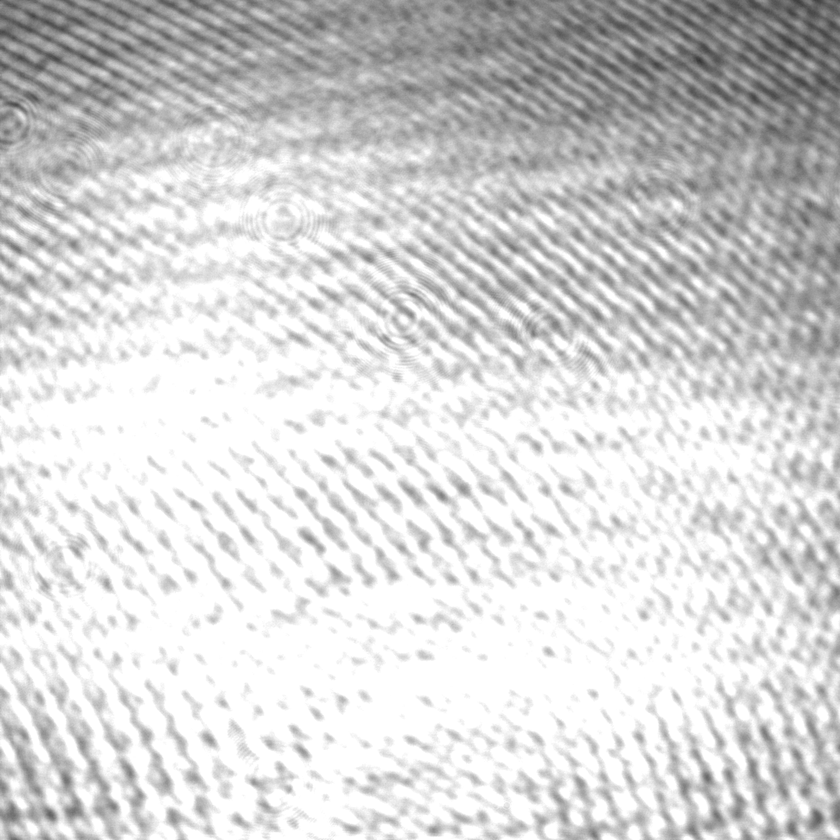
%> input picture 3DHolography1/ref_sq14.bmp, 840 x 840 px, shrunk from 1944 x 1944 before the run
$ octave --eval "IntensityProfile;"   (GNU Octave 9; MATLAB toolbox functions it lacks are replaced by stand-ins)
%> lines starting %> are read from the running program, lines starting %| are printed output that depends on the picture
function IntensityProfile
% Plots 3D intensity profile of incoming beam

clc
clear all;
% Input holgram
%I1 = imread('ref_sq0.bmp');
I1 = imread('ref_sq14.bmp');
%> I1 is the input picture: size 840x840 uint8; min 52, max 255, mean 213.5
%I1 = double(rgb2gray(I1));
[Ny,Nx] = size(I1);
%> Ny = 840; Nx = 840
minN = min(Ny,Nx);
%> minN = 840
% Crop to have rows equal to columns
I1 = I1(1:minN,1:minN);
[Ny,Nx] = size(I1);

max(I1)
%> ans = 840 values, max 255 at index 1, min 253 at index 840, mean 255

%figure(1)
%mesh(I1);

%-------Substract DC from hologram
Im1 = 1/(Nx*Ny)*sum(sum(I1));
%> Im1 = 213.5
I1 = I1 - Im1;
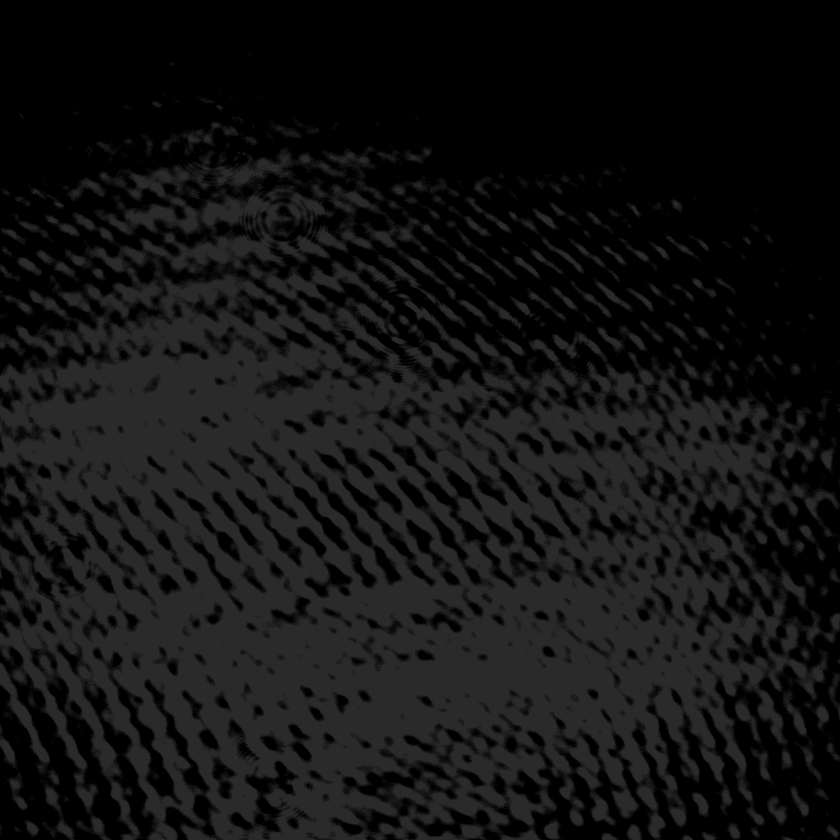
%> I1: size 840x840 uint8; min 0, max 42, mean 18.4
%> `IntensityProfile;`:
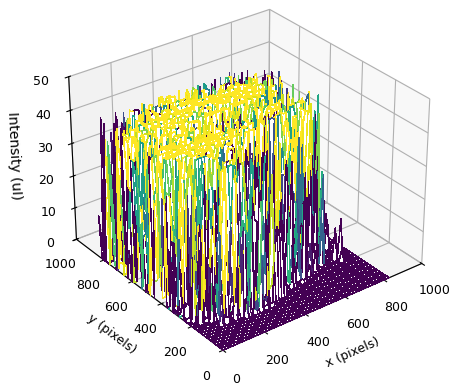
%> figure redrawn from the program's plot data
max(I1);

figure(2)
mesh(I1);
%suptitle('Reference beam intensity profile')
%suptitle('Combined (reference and object beam) intensity profile')
%title('After DC term substraction')
xlabel('x (pixels)');ylabel('y (pixels)');zlabel('Intensity (uI)');
%saveas(gcf,'referenceBeamIntensityProfile.png','png')
%saveas(gcf,'combinedBeamIntensityProfile.png','png')
